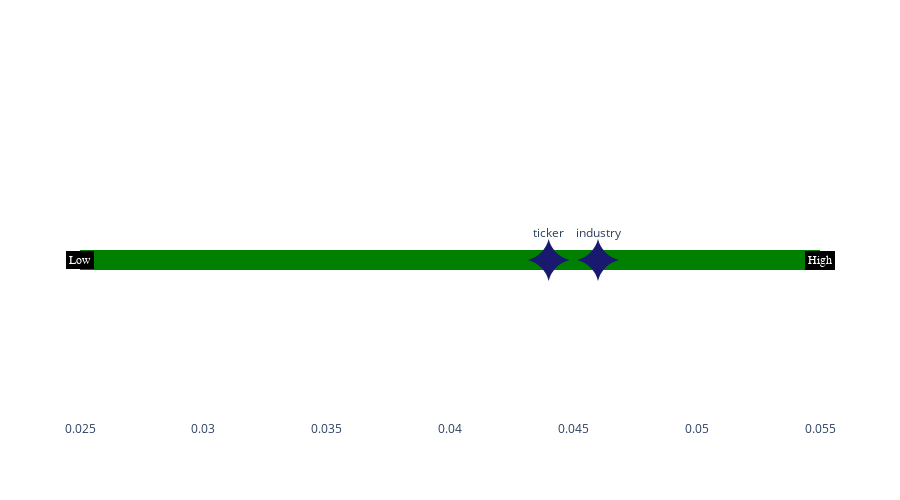

Notebook cell for this chart:
### Code cell
import plotly.graph_objects as go
import plotly.express as px
import pandas as pd

data = [[0.044,0,0.025],[0.046,0,0.055]]
df = pd.DataFrame(data, columns=['x','y','axis'])
display(df)

fig = go.Figure()
fig.add_trace(go.Scatter(
    x=[0.044,0.046], y=[0,0], mode='markers+text', marker_size=30, text=['Ticker','Industry'], textposition='top center', marker_symbol = 'star-diamond',marker_color="midnightblue",
))
fig.add_annotation(x=0.025
    , y=0
    , text=f'Low'
    , showarrow=True
    , arrowhead=1
    , arrowsize=1
    , arrowwidth=2
    , arrowcolor="#636363"
    , ax=0
    , ay=0
    , font=dict(size=12, color="white", family="Courier New, monospace")
    , align="left"
    , bordercolor='black'
    , borderwidth=2
    , bgcolor="black"
    , opacity=1)
fig.add_annotation(x=0.055
    , y=0
    , text=f'High'
    , showarrow=True
    , arrowhead=1
    , arrowsize=1
    , arrowwidth=2
    , arrowcolor="#636363"
    , ax=0
    , ay=0
    , font=dict(size=12, color="white", family="Courier New, monospace")
    , align="left"
    , bordercolor='black'
    , borderwidth=2
    , bgcolor="black"
    , opacity=1)
fig.update_xaxes(showgrid=False, range=[0.025,0.055])
fig.update_yaxes(showgrid=False,
                 zeroline=True, zerolinecolor='green', zerolinewidth=20,
                 showticklabels=False, range=[0,0])
fig.update_layout(height=500, plot_bgcolor='white')
fig.show()

### Figure 1 — Plotly figure (JSON) as saved in the notebook; plotly's stock layout.template omitted (floating-point values rounded to 4 significant figures)
{"data": [{"marker": {"color": "midnightblue", "size": 30, "symbol": "star-diamond"}, "mode": "markers+text", "text": ["ticker", "industry"], "textposition": "top center", "type": "scatter", "x": [0.044, 0.046], "y": [0, 0]}], "layout": {"annotations": [{"align": "left", "arrowcolor": "#636363", "arrowhead": 1, "arrowsize": 1, "arrowwidth": 2, "ax": 0, "ay": 0, "bgcolor": "black", "bordercolor": "black", "borderwidth": 2, "font": {"color": "white", "family": "Courier New, monospace", "size": 12}, "opacity": 1, "showarrow": true, "text": "Low", "x": 0.025, "y": 0}, {"align": "left", "arrowcolor": "#636363", "arrowhead": 1, "arrowsize": 1, "arrowwidth": 2, "ax": 0, "ay": 0, "bgcolor": "black", "bordercolor": "black", "borderwidth": 2, "font": {"color": "white", "family": "Courier New, monospace", "size": 12}, "opacity": 1, "showarrow": true, "text": "High", "x": 0.055, "y": 0}], "height": 500, "plot_bgcolor": "white", "xaxis": {"range": [0.025, 0.055], "showgrid": false}, "yaxis": {"range": [0, 0], "showgrid": false, "showticklabels": false, "zeroline": true, "zerolinecolor": "green", "zerolinewidth": 20}}}
